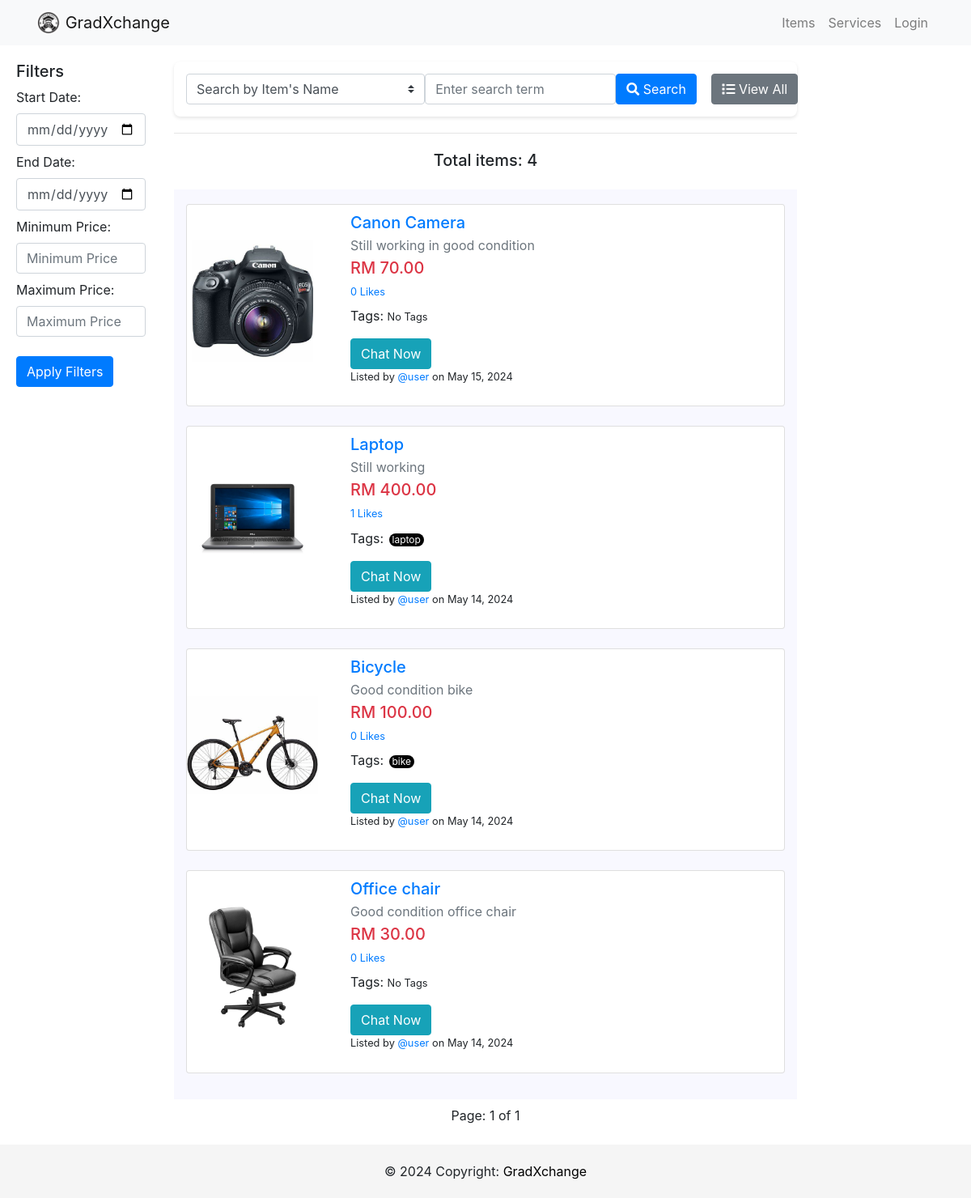
The page /item/ on the database its author committed.
### item/models.py (models this page shows, shortened)
class Item(models.Model):
    tags = TaggableManager()
    item_name = models.CharField(max_length=200)
    item_desc = models.CharField(max_length=200)
    item_detail = models.CharField(max_length=2000)
    item_price = models.DecimalField(max_digits=10, decimal_places=2, validators=[MinValueValidator(Decimal('0.01'))])
    item_image = models.ImageField(upload_to='images_item', default="notfound.png")
    created =  models.DateTimeField(auto_now_add=True)
    user_name = models.ForeignKey(settings.AUTH_USER_MODEL, on_delete=models.CASCADE,default=1)
    liked_by = models.ManyToManyField(settings.AUTH_USER_MODEL, related_name='item_liked',blank= True)
    class Status(models.TextChoices):
        AVAILABLE = 'AV', 'Available'
        SOLD = 'SO', 'Sold'
    status = models.CharField(
        max_length=2,
        choices=Status.choices,
        default=Status.AVAILABLE,)

### item/views.py (the view)
# urls.py: path('', views.index, name='index'),
def index(request):
    item_list = Item.objects.select_related('user_name').filter(status=Item.Status.AVAILABLE).annotate(like_count=Count('liked_by')).all().order_by('-created')  # Include related user data
    tag = request.GET.get('tag')
    if tag:
        item_list = item_list.filter(tags__name__in=[tag])
    min_price = request.GET.get('min_price')
    max_price = request.GET.get('max_price')
    start_date = request.GET.get('start_date')
    end_date = request.GET.get('end_date')
    show_my_items = request.GET.get('show_my_items', 'off')
    search_type = request.GET.get('search_type')
    search_query = request.GET.get('search_query')
    active_filter_name = None
    active_filter_value = None
    if search_type == 'item_name' and search_query:
        item_list = item_list.filter(item_name__icontains=search_query)
        active_filter_name = 'Item Name'
        active_filter_value = search_query
    elif search_type == 'seller_name' and search_query:
        item_list = item_list.filter(user_name__username__icontains=search_query)
        active_filter_name = 'Seller Name'
        active_filter_value = search_query
    if min_price:
        item_list = item_list.filter(item_price__gte=min_price)
        active_filter_name = 'Minimum Price'
        active_filter_value = f"RM {min_price}+"
    if max_price:
        item_list = item_list.filter(item_price__lte=max_price)
        active_filter_name = 'Maximum Price'
        active_filter_value = f"Up to RM {max_price}"
    if start_date:
        start_date = datetime.strptime(start_date, '%Y-%m-%d')
        start_date = timezone.make_aware(start_date, timezone.get_default_timezone())
        item_list = item_list.filter(created__gte=start_date)
    if end_date:
        end_date = datetime.strptime(end_date, '%Y-%m-%d')
        end_date = timezone.make_aware(end_date, timezone.get_default_timezone())
        end_date = end_date + timedelta(days=1) - timedelta(seconds=1)
        item_list = item_list.filter(created__lt=end_date)  # Using __lt to include "just before midnight"
    if show_my_items == 'on':
        item_list = item_list.filter(user_name=request.user)
        active_filter_name = 'My Items'
        active_filter_value = 'My items'
    page_number = request.GET.get('page')
    paginator = Paginator(item_list, 12)  # Assuming 12 items per page
    page_obj = paginator.get_page(page_number)
    context = {
        'item_list': page_obj,
        'result_count': page_obj.paginator.count,
        'show_my_items': show_my_items,
        'active_filter_name': active_filter_name,
        'active_filter_value': active_filter_value,
        'tag': tag,  # Optionally pass the tag to highlight it or use it in the template
        'start_date': start_date,  # Pass start_date to the template
        'end_date': end_date,  # Pass end_date to the template
        'min_price': min_price,  # Pass min_price to the template
        'max_price': max_price,  # Pass max_price to the template
    }
    return render(request, 'item/index.html', context)

### users/context_processors.py (called while the page is built)
def unread_message_count(request):
    if request.user.is_authenticated:
        count = Message.objects.filter(recipient=request.user.profile, is_read=False).count()
        return {'unread_message_count': count}
    return {}

### item/templates/item/index.html (shortened to what this page needs)
{% extends 'users/base.html' %}
{% load static %}
{% load item_custom_filters %}
{% block body %}
<div class="container-fluid">
    <div class="row">
        <section class="col-md-2 filter-column collapse d-md-block" id="filterMenu">
            <h5>Filters</h5>
            <form action="" method="get" class="d-grid gap-2">
                <label for="start_date">Start Date:</label>
                <input type="date" id="start_date" name="start_date" class="form-control mb-2" placeholder="yyyy-mm-dd">
                <label for="end_date">End Date:</label>
                <input type="date" id="end_date" name="end_date" class="form-control mb-2" placeholder="yyyy-mm-dd">
                <label for="min_price">Minimum Price:</label>
                <input type="number" id="min_price" name="min_price" class="form-control mb-2"
                    placeholder="Minimum Price">
                <label for="max_price">Maximum Price:</label>
                <input type="number" id="max_price" name="max_price" class="form-control mb-2"
                    placeholder="Maximum Price">
                <button class="btn btn-primary mt-3" type="submit">Apply Filters</button>
            </form>
        </section>
        <section class="col-12 col-md-8">
            <div id="searchFormContainer">
                <div id="searchForm">
                    <form action="" method="GET" class="input-group search-input-group">
                        <div class="row no-gutters align-items-center justify-content-center">
                            <div class="col-12 col-md-5">
                                <select class="form-control custom-select" name="search_type">
                                    <option value="item_name">Search by Item's Name</option>
                                </select>
                            </div>
                            <div class="col-12 col-md-4">
                                <input class="form-control" type="search" name="search_query"
                                    placeholder="Enter search term" aria-label="Search">
                            </div>
                            <div class="col-12 col-md-2">
                                <button class="btn btn-primary search-btn" type="submit"><i class="fas fa-search"></i>
                                    Search</button>
                            </div>
                            <div class="col-12 col-md-1">
                                <a href="{% url 'item:index' %}" class="btn btn-secondary view-all-btn"><i
                                        class="fas fa-list"></i> View All</a>
                            </div>
                        </div>
                    </form>
                </div>
            </div>
            <div class="text-center mb-4">
                <hr>
                <div class="text-center mb-4" style="padding-top: 5px;">
                    {% if min_price and max_price %}
                    <h5>Showing results for "Price range: RM {{ min_price|floatformat:"2" }} to RM {{
                        max_price|floatformat:"2" }}": {{ result_count }}</h5>
                    {% elif active_filter_name == 'Seller Name' %}
                    <h5>Showing results for {{ active_filter_name }} "{{ active_filter_value }}": {{ result_count }}
                    </h5>
                    {% elif active_filter_name %}
                    <h5>Showing results for "{{ active_filter_value }}": {{ result_count }}</h5>
                    {% elif start_date and end_date %}
                    <h5>Showing results from "{{ start_date|date:"F j, Y" }}" to "{{ end_date|date:"F j, Y" }}": {{
                        result_count }}</h5>
                    {% else %}
                    <h5>Total items: {{ result_count }}</h5>
                    {% endif %}
                </div>
            </div>
            <div id="item-cards-section" style="background-color: #f8f8ff;padding-top: 10px;">
                <div class="container py-2">
                    {% for item in item_list %}
                    <div class="card mb-4 zoom-card">
                        <div class="row align-items-center">
                            <div class="col-md-3">
                                <div class="bg-image zoom-image ripple" style="overflow: hidden;">
                                    <a href="{% url 'item:detail' item.id %}" class="text-reset">
                                        <img src="{{ item.item_image.url }}" class="img-fluid"
                                            style="width: 100%; height: 150px; object-fit: contain;">
                                    </a>
                                </div>
                            </div>
                            <div class="col-md-9">
                                <div class="card-body item-card-body">
                                    <a href="{% url 'item:detail' item.id %}" class="text-reset">
                                        <h5 class="card-title mb-1">{{ item.item_name }}</h5>
                                        <p class="mb-1 text-muted">{{ item.item_desc }}</p>
                                        <h5 class="mb-2 text-danger">RM {{ item.item_price }}</h5>
                                        <p class="small mb-2">{{ item.like_count }} Likes</p>
                                    </a>
                                    <div>
                                        <div class="tags">
                                            <p>Tags:
                                                {% if item.tags.all %}
                                                {% for tag in item.tags.all %}
                                                <a href="{% url 'item:index' %}?tag={{ tag.name }}"><span
                                                        class="tag">{{tag.name }}</span></a>
                                                {% endfor %}
                                                {% else %}
                                                <small>No Tags</small>
                                                {% endif %}
                                            </p>
                                        </div>
                                        {% if request.user != item.user_name %}
                                        <a id="send-message-btn" href="{% url 'chat' item.user_name.profile.pk %}"
                                            class="btn btn-info">Chat Now</a>
                                        {% endif %}
                                    </div>
                                    <p class="small">Listed by <a
                                            href="{% url 'account' item.user_name.username %}">@{{item.user_name}}</a>
                                        on {{ item.created|date:"F d, Y" }}</p>
                                </div>
                            </div>
                        </div>
                    </div>
                    {% empty %}
                    <div class="col-12">
                        <p class="text-center">No items found.</p>
                    </div>
                    {% endfor %}
                </div>
            </div>
            <div class="container" style="max-width: 900px; background-color: white;">
                <div class="row">
                    <div class="col-md-12">
                        <ul class="pagination justify-content-center" style="align-items:center; display:flex;">
                            <li class="page-item" style="margin: 0 10px; text-align: center;">
                                Page: {{ item_list.number }} of {{ item_list.paginator.num_pages }}
                            </li>
                        </ul>
                    </div>
                </div>
            </div>
        </section>
    </div>
</div>
{% endblock %}

### static/css/style.css (style rules this page uses)
html, body { height: 100%; margin: 0; padding: 0; }
body { display: flex; flex-direction: column; }
.zoom-card { overflow: hidden; }
.zoom-image { transition: transform 0.5s ease; }
.pagination { display: flex; justify-content: center; padding-left: 0; list-style: none; }
.pagination .page-item { background-color: transparent; border: none; padding: 0.5rem 0.75rem; }
#send-message-btn { white-space: nowrap; }
.tag, .tags .badge { display: inline-block; background-color: #000000; color: #ffffff; padding: 1px 4px; margin-right: 3px; border-radius: 3px; font-size: 0.75rem; cursor: pointer; line-height: 1.2; }
.tags .tag { margin-left: 2px; padding: 1px 4px; border-radius: 10px; }
#item-cards-section .card { display: flex; flex-direction: column; height: 100%; }
#item-cards-section .card img { margin-bottom: 10px; }
#item-cards-section .card-body { flex-grow: 1; display: flex; flex-direction: column; }
#item-cards-section .card-title { margin-top: 0px; }
#item-cards-section .btn { margin-top: auto; }

### item/templates/item/index.html (style rules this page uses)
#searchFormContainer { width: 100%; display: flex; justify-content: center; margin-top: 20px; margin-bottom: 20px; }
#searchForm { max-width: 900px; width: 100%; padding: 15px; background-color: #fff; border-radius: 8px; box-shadow: 0 2px 4px rgba(0, 0, 0, 0.1); display: flex; align-items: center; }
.search-input-group { display: flex; flex-wrap: wrap; gap: 10px; width: 100%; }
.custom-select, .form-control { flex: 1 0 auto; }
.search-btn, .view-all-btn { flex: 0 1 auto; }
.filter-column, .ads-column { padding: 20px; background-color: white; }
.item-card-body { padding: 10px; display: flex; flex-direction: column; }
@media (min-width: 768px) { .search-btn, .view-all-btn { flex: 1; } }

### rows shown on the page
Item: item_image (picture), item_name "Canon Camera", item_desc "Still working in good condition", item_price "70.00", like_count "0", shows "No Tags", shows "Chat Now", user_name "user", created "May 15, 2024"
Item: item_image (picture), item_name "Laptop", item_desc "Still working", item_price "400.00", like_count "1", shows "Chat Now", user_name "user", created "May 14, 2024"
Tag: name "laptop"
Item: item_image (picture), item_name "Bicycle", item_desc "Good condition bike", item_price "100.00", like_count "0", shows "Chat Now", user_name "user", created "May 14, 2024"
Tag: name "bike"
Item: item_image (picture), item_name "Office chair", item_desc "Good condition office chair", item_price "30.00", like_count "0", shows "No Tags", shows "Chat Now", user_name "user", created "May 14, 2024"

### other values the page prints
{{ result_count }} "4"
{{ item_list.number }} "1"
{{ item_list.paginator.num_pages }} "1"
